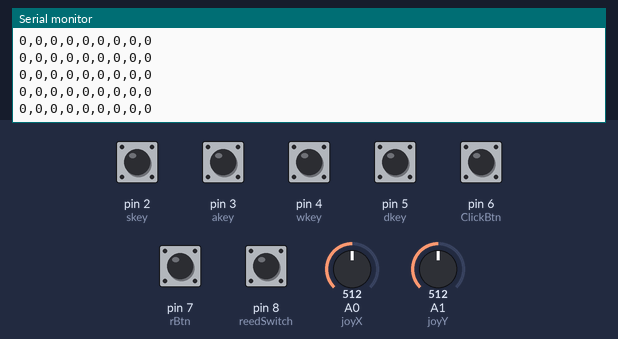
A sketch run on a simulated Arduino Uno, built with avr-gcc and run on an emulated ATmega328P. Shown: the last lines printed to the serial monitor. Inputs (shaded band) come from the test bench; at power-on: pin 2 (skey), pin 3 (akey), pin 4 (wkey), pin 5 (dkey), pin 6 (ClickBtn), pin 7 (rBtn), pin 8 (reedSwitch) HIGH, A0 (joyX) = 512, A1 (joyY) = 512.

Above: at 1.2 s.
1.3 s: A0 (joyX) set to 716
At 2.0 s:
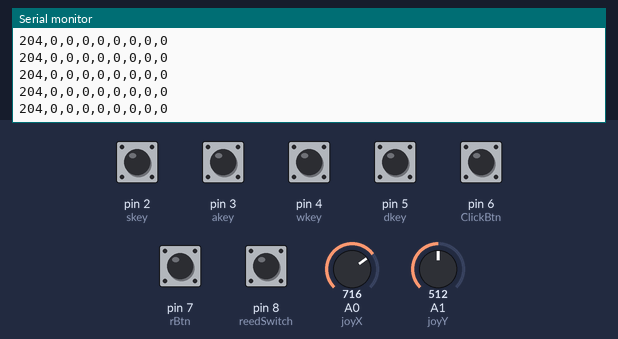
2.8 s: A1 (joyY) set to 716
At 3.6 s:
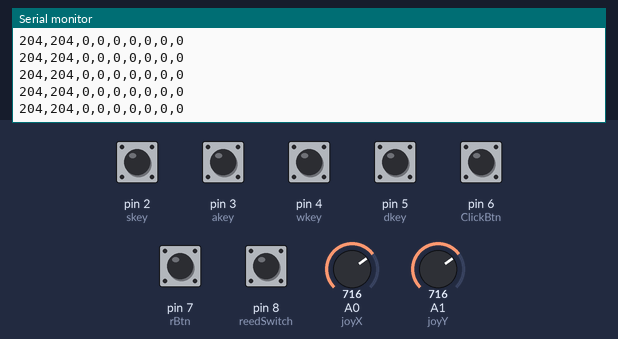
4.3 s: A0 (joyX) set to 306
At 5.0 s:
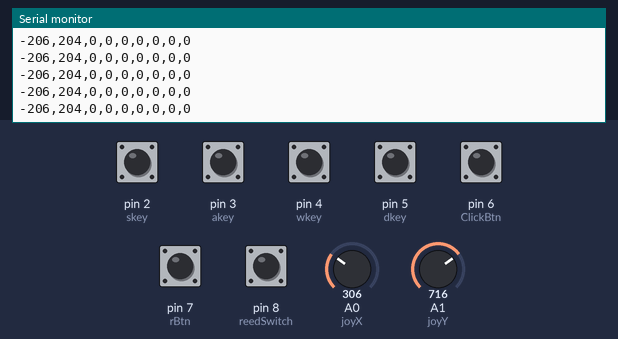
7.3 s: pin 2 (skey) pulled LOW for 0.15 s
8.9 s: pin 3 (akey) pulled LOW for 0.15 s
10.5 s: pin 4 (wkey) pulled LOW for 0.15 s
Timing chart, 0 to 13.1 s (numbered marks = the images above; inputs shaded):
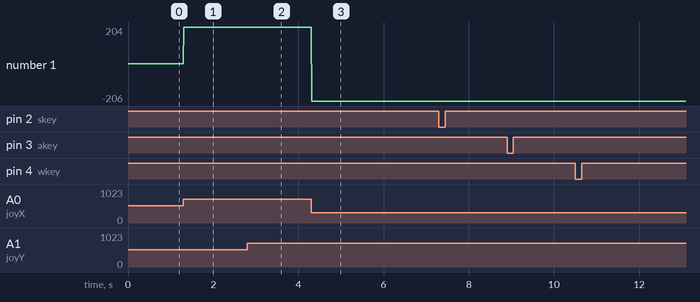

Measured:
- after the input at 1.3 s, the serial monitor: prints a new line at once (image 1)
- after the input at 2.8 s, the serial monitor: prints a new line at once (image 2)
- after the input at 4.3 s, the serial monitor: prints a new line at once (image 3)
- plotted number 1: 0 → 204 after the input at 1.3 s, 204 → -206 after the input at 4.3 s

The sketch:

arduinoInputs.ino
```cpp
//Joystick pins connected to A0 and A1 and button click pin is connected to 6 and the joystick itself is connected to pin A0/A1
const int joyX = A0;
const int joyY = A1;
const int ClickBtn = 6;
//const int joyBtn = 9; //leftclick
const int rBtn = 7;   //rightclick
const int reedSwitch = 8;
const int wkey = 4;
const int akey =3;
const int skey=2;
const int dkey =5;

void setup() {
//baud rate set to 115200
  Serial.begin(115200);

//sees pins for the buttons
//inputpullup uses internal built in resistors reads high as sensor off low sensor is on it reads the ground makes it so real resistors wont be needed
  pinMode(ClickBtn, INPUT_PULLUP);
  //pinMode(joyBtn, INPUT_PULLUP);
  pinMode(rBtn, INPUT_PULLUP);
  pinMode(reedSwitch,INPUT_PULLUP);
  pinMode(wkey,INPUT_PULLUP);
  pinMode(akey,INPUT_PULLUP);
  pinMode(skey,INPUT_PULLUP);
  pinMode(dkey,INPUT_PULLUP);

}
//joystick sits around position 512 so its subtracted to start at position 0 it reads from (-500,500)
void loop() {
  int x = analogRead(joyX) - 512;
  int y = analogRead(joyY) - 512;

//if button is low then it will be seen as pressed (1)

  int btn = (digitalRead(ClickBtn)==LOW)? 1:0;
  int btn2 = (digitalRead(rBtn)==LOW)? 1:0;
 // int btn3 = (digitalRead(ClickBtn) == LOW) ? 1 : 0;
  int reed = (digitalRead(reedSwitch)==LOW)?1:0;
  int wBtn = (digitalRead(wkey)==LOW)?1:0;
  int aBtn = (digitalRead(akey)==LOW)?1:0;
  int sBtn = (digitalRead(skey)==LOW)?1:0;
  int dBtn = (digitalRead(dkey)==LOW)?1:0;

//prints position of x and y along with button inputs
  Serial.print(x);
  Serial.print(",");
  Serial.print(y);
  Serial.print(",");
  Serial.print(btn);
  Serial.print(",");
  Serial.print(btn2);
  Serial.print(",");
 // Serial.print(btn3);
 // Serial.print(",");
  Serial.print(wBtn);
  Serial.print(",");
  Serial.print(aBtn);
  Serial.print(",");
  Serial.print(sBtn);
  Serial.print(",");
  Serial.print(dBtn);
  Serial.print(",");
  Serial.println(reed);

//delay to not overwhelm serial monitor
  delay(10);
}
```
